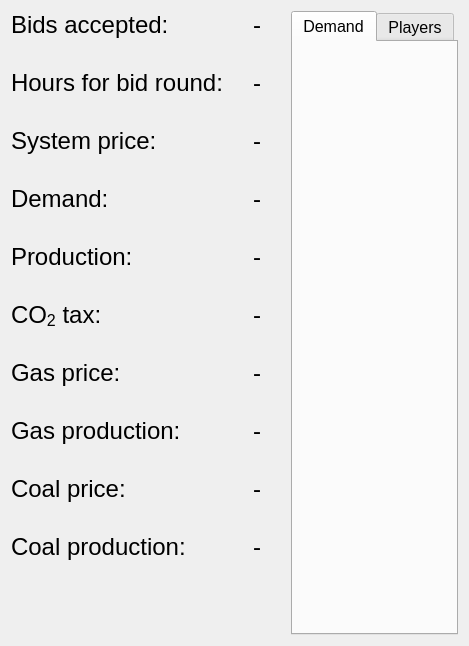
            <widget class="QWidget" name="post_results_tab_general">
             <attribute name="title">
              <string>General</string>
             </attribute>
             <layout class="QVBoxLayout" name="verticalLayout_26">
              <item>
               <layout class="QHBoxLayout" name="horizontalLayout_16">
                <property name="spacing">
                 <number>30</number>
                </property>
                <property name="bottomMargin">
                 <number>0</number>
                </property>
                <item>
                 <layout class="QFormLayout" name="formLayout_7">
                  <property name="bottomMargin">
                   <number>30</number>
                  </property>
                  <item row="10" column="0">
                   <widget class="QLabel" name="label_61">
                    <property name="text">
                     <string/>
                    </property>
                   </widget>
                  </item>
                  <item row="0" column="0">
                   <widget class="QLabel" name="label_40">
                    <property name="font">
                     <font>
                      <pointsize>18</pointsize>
                     </font>
                    </property>
                    <property name="text">
                     <string>Bids accepted:</string>
                    </property>
                   </widget>
                  </item>
                  <item row="1" column="0">
                   <widget class="QLabel" name="label_49">
                    <property name="font">
                     <font>
                      <pointsize>18</pointsize>
                     </font>
                    </property>
                    <property name="text">
                     <string>Hours for bid round:</string>
                    </property>
                   </widget>
                  </item>
                  <item row="2" column="0">
                   <widget class="QLabel" name="label_51">
                    <property name="font">
                     <font>
                      <pointsize>18</pointsize>
                     </font>
                    </property>
                    <property name="text">
                     <string>System price:</string>
                    </property>
                   </widget>
                  </item>
                  <item row="3" column="0">
                   <widget class="QLabel" name="label_53">
                    <property name="font">
                     <font>
                      <pointsize>18</pointsize>
                     </font>
                    </property>
                    <property name="text">
                     <string>Demand:</string>
                    </property>
                   </widget>
                  </item>
                  <item row="4" column="0">
                   <widget class="QLabel" name="label_55">
                    <property name="font">
                     <font>
                      <pointsize>18</pointsize>
                     </font>
                    </property>
                    <property name="text">
                     <string>Production:</string>
                    </property>
                   </widget>
                  </item>
                  <item row="5" column="0">
                   <widget class="QLabel" name="label_57">
                    <property name="font">
                     <font>
                      <pointsize>18</pointsize>
                     </font>
                    </property>
                    <property name="text">
                     <string>CO&lt;sub&gt;2&lt;/sub&gt; tax:</string>
                    </property>
                   </widget>
                  </item>
                  <item row="6" column="0">
                   <widget class="QLabel" name="label_58">
                    <property name="font">
                     <font>
                      <pointsize>18</pointsize>
                     </font>
                    </property>
                    <property name="text">
                     <string>Gas price:</string>
                    </property>
                   </widget>
                  </item>
                  <item row="7" column="0">
                   <widget class="QLabel" name="label_59">
                    <property name="font">
                     <font>
                      <pointsize>18</pointsize>
                     </font>
                    </property>
                    <property name="text">
                     <string>Gas production:</string>
                    </property>
                   </widget>
                  </item>
                  <item row="8" column="0">
                   <widget class="QLabel" name="label_60">
                    <property name="font">
                     <font>
                      <pointsize>18</pointsize>
                     </font>
                    </property>
                    <property name="text">
                     <string>Coal price:</string>
                    </property>
                   </widget>
                  </item>
                  <item row="9" column="0">
                   <widget class="QLabel" name="label_62">
                    <property name="font">
                     <font>
                      <pointsize>18</pointsize>
                     </font>
                    </property>
                    <property name="text">
                     <string>Coal production:</string>
                    </property>
                   </widget>
                  </item>
                  <item row="0" column="1">
                   <widget class="QLabel" name="post_results_label_bids_accepted">
                    <property name="font">
                     <font>
                      <pointsize>18</pointsize>
                     </font>
                    </property>
                    <property name="text">
                     <string>-</string>
                    </property>
                   </widget>
                  </item>
                  <item row="1" column="1">
                   <widget class="QLabel" name="post_results_label_hours_for_bid_round">
                    <property name="font">
                     <font>
                      <pointsize>18</pointsize>
                     </font>
                    </property>
                    <property name="text">
                     <string>-</string>
                    </property>
                   </widget>
                  </item>
                  <item row="2" column="1">
                   <widget class="QLabel" name="post_results_label_system_price">
                    <property name="font">
                     <font>
                      <pointsize>18</pointsize>
                     </font>
                    </property>
                    <property name="text">
                     <string>-</string>
                    </property>
                   </widget>
                  </item>
                  <item row="3" column="1">
                   <widget class="QLabel" name="post_results_label_demand">
                    <property name="font">
                     <font>
                      <pointsize>18</pointsize>
                     </font>
                    </property>
                    <property name="text">
                     <string>-</string>
                    </property>
                   </widget>
                  </item>
                  <item row="4" column="1">
                   <widget class="QLabel" name="post_results_label_production">
                    <property name="font">
                     <font>
                      <pointsize>18</pointsize>
                     </font>
                    </property>
                    <property name="text">
                     <string>-</string>
                    </property>
                   </widget>
                  </item>
                  <item row="5" column="1">
                   <widget class="QLabel" name="post_results_label_co2_tax">
                    <property name="font">
                     <font>
                      <pointsize>18</pointsize>
                     </font>
                    </property>
                    <property name="text">
                     <string>-</string>
                    </property>
                   </widget>
                  </item>
                  <item row="6" column="1">
                   <widget class="QLabel" name="post_results_label_gas_price">
                    <property name="font">
                     <font>
                      <pointsize>18</pointsize>
                     </font>
                    </property>
                    <property name="text">
                     <string>-</string>
                    </property>
                   </widget>
                  </item>
                  <item row="7" column="1">
                   <widget class="QLabel" name="post_results_label_gas_production">
                    <property name="font">
                     <font>
                      <pointsize>18</pointsize>
                     </font>
                    </property>
                    <property name="text">
                     <string>-</string>
                    </property>
                   </widget>
                  </item>
                  <item row="8" column="1">
                   <widget class="QLabel" name="post_results_label_coal_price">
                    <property name="font">
                     <font>
                      <pointsize>18</pointsize>
                     </font>
                    </property>
                    <property name="text">
                     <string>-</string>
                    </property>
                   </widget>
                  </item>
                  <item row="9" column="1">
                   <widget class="QLabel" name="post_results_label_coal_production">
                    <property name="font">
                     <font>
                      <pointsize>18</pointsize>
                     </font>
                    </property>
                    <property name="text">
                     <string>-</string>
                    </property>
                   </widget>
                  </item>
                 </layout>
                </item>
                <item>
                 <widget class="QTabWidget" name="tabWidget_2">
                  <property name="font">
                   <font>
                    <pointsize>12</pointsize>
                   </font>
                  </property>
                  <property name="currentIndex">
                   <number>0</number>
                  </property>
                  <widget class="QWidget" name="tab_6">
                   <attribute name="title">
                    <string>Demand</string>
                   </attribute>
                  </widget>
                  <widget class="QWidget" name="tab_7">
                   <attribute name="title">
                    <string>Players</string>
                   </attribute>
                  </widget>
                 </widget>
                </item>
               </layout>
              </item>
             </layout>
            </widget>
